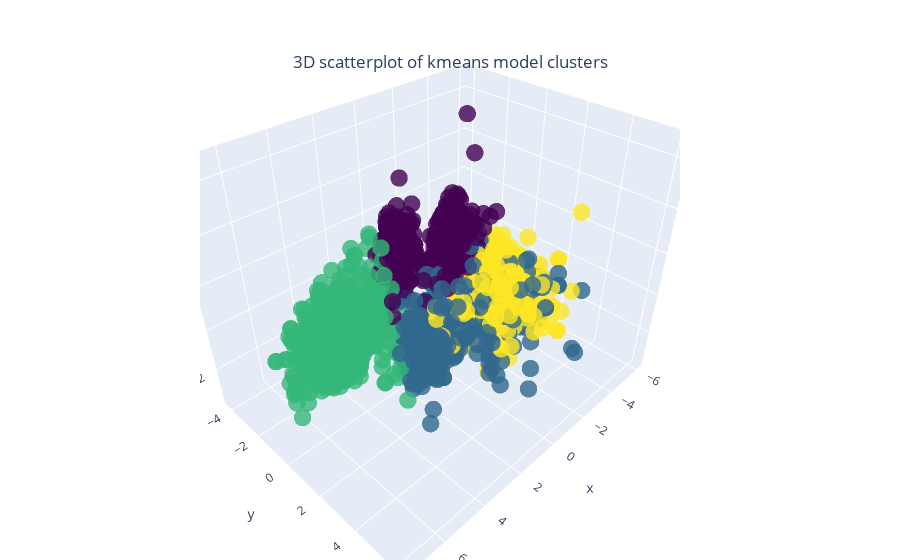

Notebook code for this chart:
### Code cell
fig = go.Figure(data=[go.Scatter3d(
    x=x,y=y,z=z,mode='markers',
    marker=dict(size=6,color=df['Clusters'],colorscale='Viridis',opacity=0.8))])

# tight layout
fig.update_layout( title={'text': "3D scatterplot of kmeans model clusters",'y':0.9,
        'x':0.5,'xanchor': 'center','yanchor': 'top'},
                  margin=dict(l=200, r=220, b=0, t=0))
fig.show()

### Figure 1 — Plotly figure (JSON) as saved in the notebook; plotly's stock layout.template omitted (floating-point values rounded to 4 significant figures; data arrays with more than 128 entries replaced by an {"elided": "..."} marker saying what was removed)
{"data": [{"marker": {"color": {"elided": "2236 int values"}, "colorscale": [[0, "#440154"], [0.1111, "#482878"], [0.2222, "#3e4989"], [0.3333, "#31688e"], [0.4444, "#26828e"], [0.5556, "#1f9e89"], [0.6667, "#35b779"], [0.7778, "#6ece58"], [0.8889, "#b5de2b"], [1, "#fde725"]], "opacity": 0.8, "size": 6}, "mode": "markers", "type": "scatter3d", "x": {"elided": "2236 float values"}, "y": {"elided": "2236 float values"}, "z": {"elided": "2236 float values"}}], "layout": {"margin": {"b": 0, "l": 200, "r": 220, "t": 0}, "title": {"text": "3D scatterplot of kmeans model clusters", "x": 0.5, "xanchor": "center", "y": 0.9, "yanchor": "top"}}}
